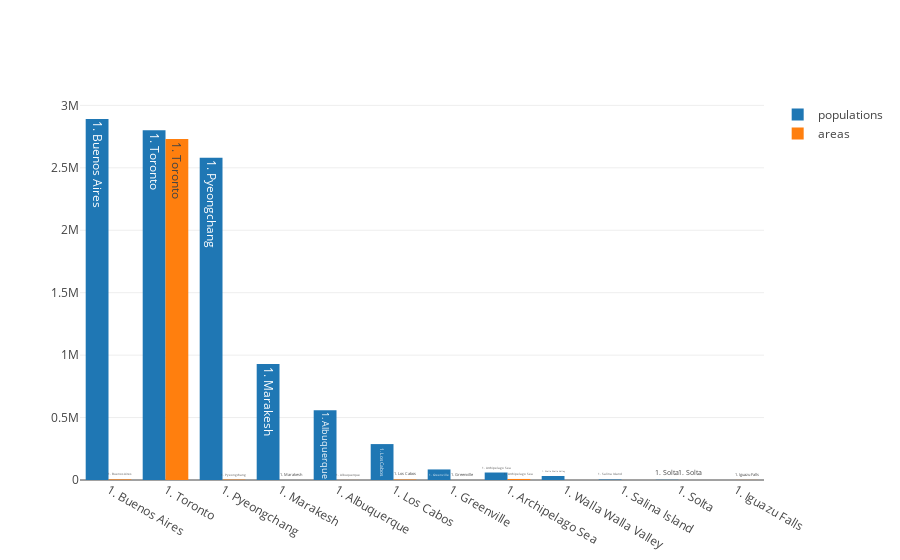

Notebook cell for this chart:
### Code cell
import plotly
plotly.offline.init_notebook_mode(connected=True)
plotly.offline.iplot([trace_populations, trace_areas])

### Figure 1 — Plotly figure (JSON) as saved in the notebook; plotly's stock layout.template omitted (floating-point values rounded to 4 significant figures; data arrays with more than 128 entries replaced by an {"elided": "..."} marker saying what was removed)
{"data": [{"name": "populations", "text": {"elided": "132 str values"}, "type": "bar", "uid": "ffed32ee-af01-11e9-9bb7-398c846b8a90", "x": {"elided": "132 str values"}, "y": [2891000, 2800000, 2581000, 928850, 559277, 287651, 84554, 60000, 32237, 4000, 1700, 0]}, {"name": "areas", "text": {"elided": "132 str values"}, "type": "bar", "uid": "ffed346a-af01-11e9-9bb7-398c846b8a90", "x": {"elided": "132 str values"}, "y": [4758, 2731571, 3194, 200, 491, 3750, 68, 8300, 33, 27, 59, 672]}], "layout": {}}
